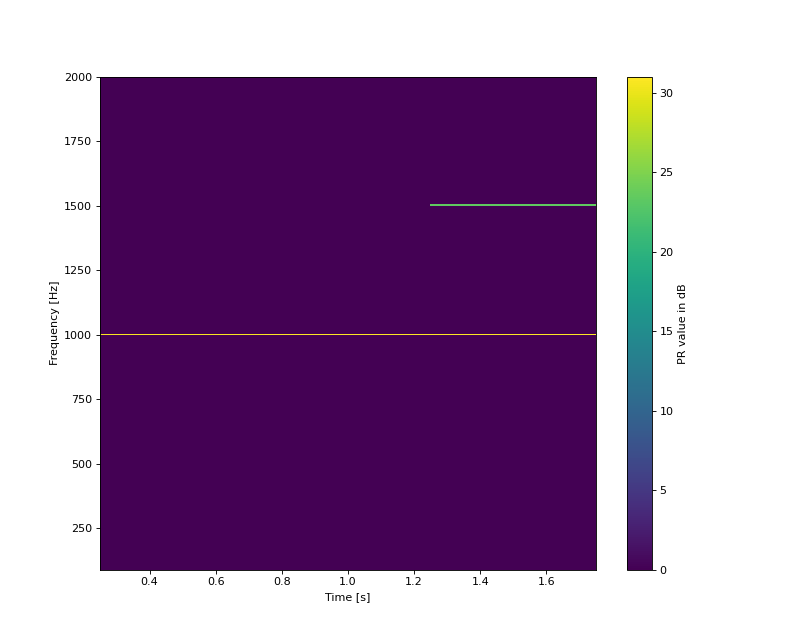

This figure's Python source:
import numpy as np
import matplotlib.pyplot as plt
from mosqito.sq_metrics import pr_ecma_perseg
fs = 48000
d = 2
dB = 60
time = np.arange(0, d, 1/fs)
f1 = 1000
f2 = np.zeros((len(time)))
f2[len(time)//2:] = 1500
stimulus = 2 * np.sin(2 * np.pi * f1 * time) + np.sin(2 * np.pi * f2 * time)+ np.random.normal(0,0.5, len(time))
rms = np.sqrt(np.mean(np.power(stimulus, 2)))
ampl = 0.00002 * np.power(10, dB / 20) / rms
stimulus = stimulus * ampl
t_pr, pr, promi, tones_freqs, time = pr_ecma_perseg(stimulus, fs)
plt.figure(figsize=(10,8))
plt.pcolormesh(time, tones_freqs, np.nan_to_num(pr), vmin=0)
plt.colorbar(label = "PR value in dB")
plt.xlabel("Time [s]")
plt.ylabel("Frequency [Hz]")
plt.ylim(90,2000)
